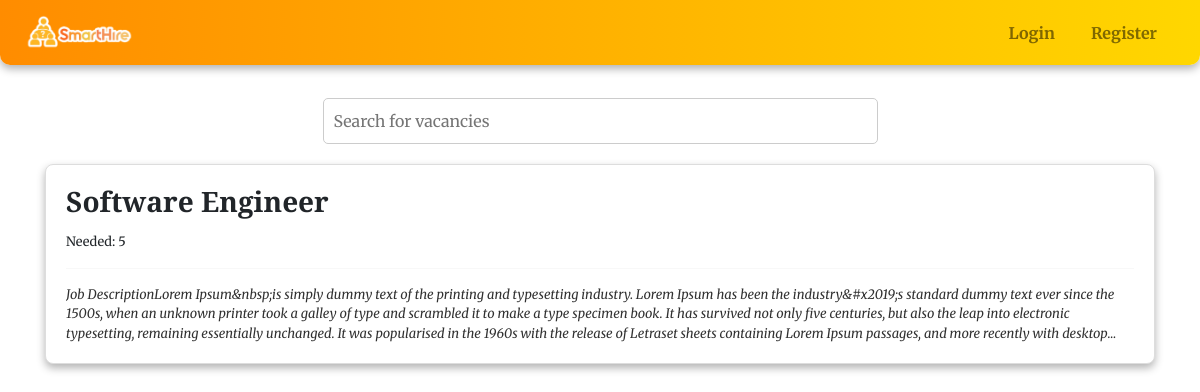
/index_old.php, run on the app's committed database.
### tables this page shows
CREATE TABLE `vacancy` (
  `id` int(30) NOT NULL,
  `position` varchar(200) NOT NULL,
  `availability` int(30) NOT NULL,
  `description` text NOT NULL,
  `status` tinyint(1) NOT NULL DEFAULT 1,
  `date_created` datetime NOT NULL DEFAULT current_timestamp()
);

### home.php (the view, shortened to what this page needs)
<?php
include 'admin/db_connect.php';
?>
<link rel="stylesheet" href="styles.css">
<div class="container pt-2">
    <div class="search-container">
        <input type="text" id="searchBar" placeholder="Search for vacancies" onkeyup="filterVacancies()">
    </div>
    <?php
    $vacancy = $conn->query("SELECT * FROM vacancy ORDER BY date(date_created) DESC");
    while ($row = $vacancy->fetch_assoc()):
        $trans = get_html_translation_table(HTML_ENTITIES, ENT_QUOTES);
        unset($trans["\""], $trans["<"], $trans[">"], $trans["<h2"]);
        $desc = strtr(html_entity_decode($row['description']), $trans);
        $desc = str_replace(array("<li>", "</li>"), array("", ","), $desc);
    ?>
    <div class="card vacancy-list" data-id="<?php echo $row['id'] ?>">
        <div class="card-body">
            <h3><b class="filter-txt"><?php echo $row['position'] ?></b></h3>
            <span><small>Needed: <?php echo $row['availability'] ?></small></span>
            <hr>
            <span class="truncate filter-txt"><?php echo strip_tags($desc) ?></span>
        </div>
    </div>
    <br>
    <?php endwhile; ?>
</div>

### home.php (style rules this page uses)
.vacancy-list { cursor: pointer; margin-top: 20px; width: 100%; background-color: #fff; border: 1px solid #ddd; border-radius: 8px; box-shadow: 0 4px 8px rgba(0, 0, 0, 0.3); overflow: hidden; }
.search-container { text-align: center; margin-top: 90px; }
#searchBar { width: 50%; padding: 10px; font-size: 16px; border: 1px solid #ccc; border-radius: 5px; }

### data on the page
vacancy: position "Software Engineer", availability "5", description "Job DescriptionLorem Ipsum&nbsp;is simply dummy text of the printing and typesetting industry. Lorem Ipsum has been the industry&#x2019;s standard dummy text ever since the 1500s, when an unknown printer took a galley of type and scrambled it to make a type specimen book. It has survived not only five centuries, but also the leap into electronic typesetting, remaining essentially unchanged. It was popularised in the 1960s with the release of Letraset sheets containing Lorem Ipsum passages, and more recently with…"
